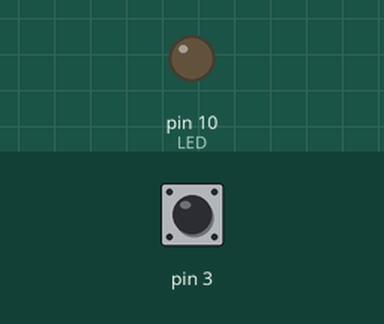
Simulated run of this sketch. Board: Arduino Uno, built with avr-gcc and run on an emulated ATmega328P. Parts: output pins drawn as LEDs (lit = HIGH). Inputs (shaded band) come from the test bench; at power-on: pin 3 HIGH.

Above: at 1.2 s.
1.3 s: pin 3 pulled LOW for 0.15 s
At 1.37 s:
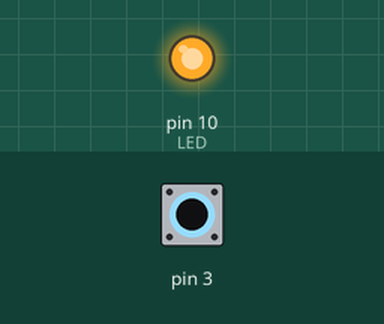
2.9 s: pin 3 pulled LOW for 3.2 s
At 7.1 s:
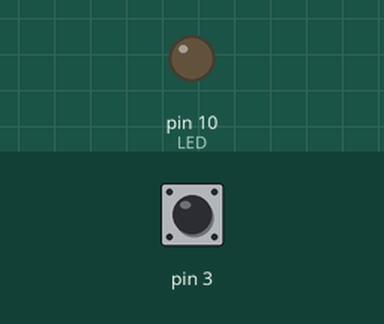
Timing chart, 0 to 8.6 s (numbered marks = the images above; inputs shaded):
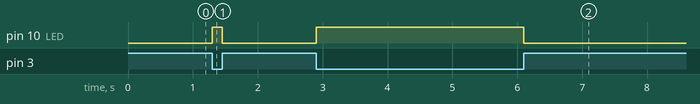

The sketch:

Controlling_Led_by_Interruption.ino
```cpp
int LED = 10;
bool LED_state = LOW;

void setup()
{
  pinMode(LED, OUTPUT);
  pinMode(3, INPUT_PULLUP);
  attachInterrupt(digitalPinToInterrupt(3), Interrupt_Programme, CHANGE);
}

void loop()
{
  digitalWrite(LED, LED_state);
}

void Interrupt_Programme()
{
  LED_state = !LED_state;
}
```

Measured:
- after the input at 1.3 s, pin 10 (LED): LOW → HIGH at once, → LOW 0.15 s later
- after the input at 2.9 s, pin 10 (LED): LOW → HIGH at once, → LOW 3.2 s later
